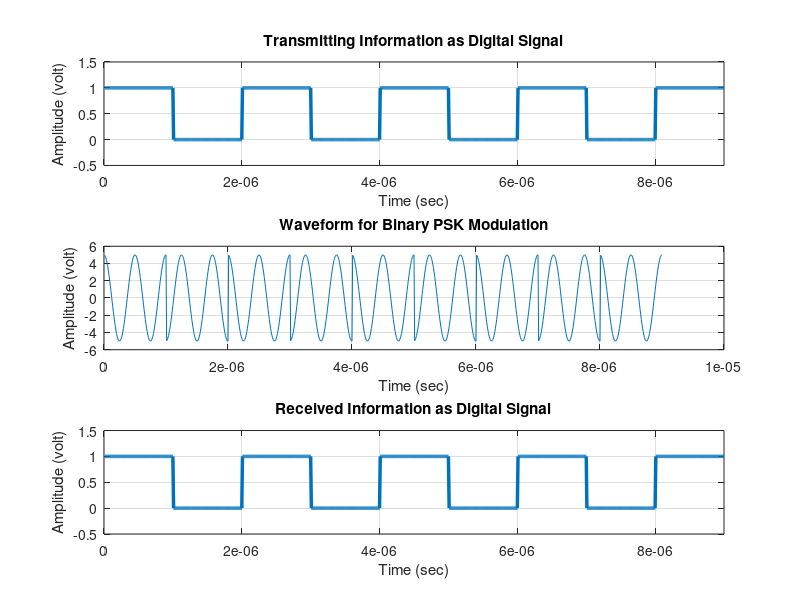

The MATLAB source for this figure:
clc;
clear all;
close all;

% Input Binary Data
x = [1 0 1 0 1 0 1 0 1];
bp = 0.000001;  % Bit period
disp('Binary Information at transmitter:');
disp(x);

% Representation of Binary Data as Digital Signal
bit = [];
for n = 1:length(x)
    if x(n) == 1
        se = ones(1, 100);
    else
        se = zeros(1, 100);
    end
    bit = [bit se];
end

t1 = bp/100 : bp/100 : 100*length(x)*(bp/100);
subplot(3, 1, 1);
plot(t1, bit, 'LineWidth', 2.5);
grid on;
axis([0 bp*length(x) -0.5 1.5]);
ylabel('Amplitude (volt)');
xlabel('Time (sec)');
title('Transmitting Information as Digital Signal');

% Binary PSK Modulation
A = 5;
br = 1 / bp;  % Bit rate
f = br * 2;   % Carrier frequency
t2 = bp/99 : bp/99 : bp;  % Time vector per bit
ss = length(t2);  % Samples per bit
m = [];

for i = 1:length(x)
    if x(i) == 1
        y = A * cos(2 * pi * f * t2);       % For bit 1
    else
        y = A * cos(2 * pi * f * t2 + pi);  % For bit 0 -> Phase shifted by π
    end
    m = [m y];  % Append modulated signal
end

t3 = bp/99 : bp/99 : bp*length(x);
subplot(3, 1, 2);
plot(t3, m);
grid on;
xlabel('Time (sec)');
ylabel('Amplitude (volt)');
title('Waveform for Binary PSK Modulation');

% BPSK Demodulation
mn = [];

for n = ss:ss:length(m)
    t = bp/99 : bp/99 : bp;
    y = cos(2 * pi * f * t);  % Reference carrier (for coherent detection)
    mm = y .* m((n - (ss - 1)) : n);  % Multiply with incoming signal
    z = trapz(t, mm);  % Integration
    zz = round(2 * z / bp);  % Decision

    if zz > 0
        a = 1;
    else
        a = 0;
    end
    mn = [mn a];
end

disp('Binary Information at Receiver After PSK Demodulation:');
disp(mn);

% Representation of Received Binary Data as Digital Signal
bit = [];
for n = 1:length(mn)
    if mn(n) == 1
        se = ones(1, 100);
    else
        se = zeros(1, 100);
    end
    bit = [bit se];
end

t4 = bp/100 : bp/100 : 100*length(mn)*(bp/100);
subplot(3, 1, 3);
plot(t4, bit, 'LineWidth', 2.5);
grid on;
axis([0 bp*length(mn) -0.5 1.5]);
xlabel('Time (sec)');
ylabel('Amplitude (volt)');
title('Received Information as Digital Signal');
